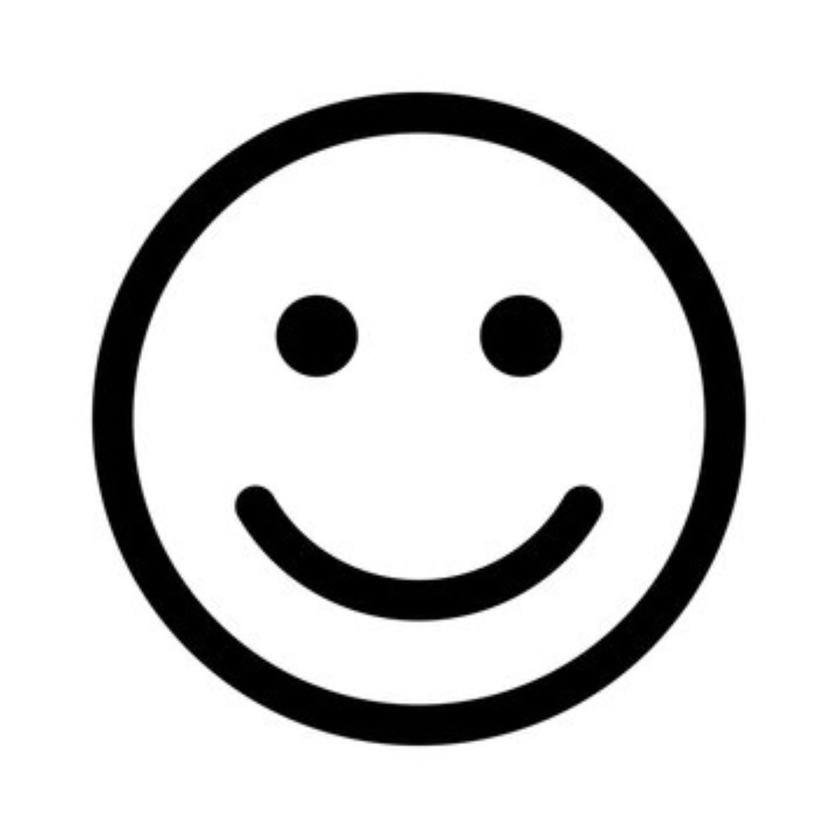
#> input picture smile2.jpg, 840 x 840 px, shrunk from 2048 x 2048 before the run
$ jupyter execute slmGS.ipynb
#> lines starting #> are read from the running program, lines starting #| are printed output that depends on the picture
[cell 1]
import numpy as np
import matplotlib.pyplot as plt
from scipy.fft import fft2, ifft2
import cv2


def amplitude(z):
    return np.abs(z)

def phase(z):
    return np.angle(z)


def gerchberg_saxton(target, iterations):
    A = ifft2(target)
    height,width =target.shape
    source = np.random.rand(height, width) + 1j * np.random.rand(height,width )
    source /= np.abs(source)
    for i in range(iterations):
        B = amplitude(source) * np.exp(1j * phase(A))
        C = fft2(B)
        D = amplitude(target) * np.exp(1j * phase(C))
        A = ifft2(D)

    retrieved_phase = phase(A)
    return retrieved_phase

[cell 2]
#filename = 'images.jpg'
image = 'smile2.jpg'
img = cv2.imread(image, cv2.IMREAD_GRAYSCALE)
#> img is the input picture: shape (840, 840); min 0, max 255, mean 216.4
img = img.astype(float)

# --- Maximum number of iterations
iter = 30

retrievedPhase = gerchberg_saxton(img, iter)
#> in gerchberg_saxton, `retrieved_phase = phase(A)`:
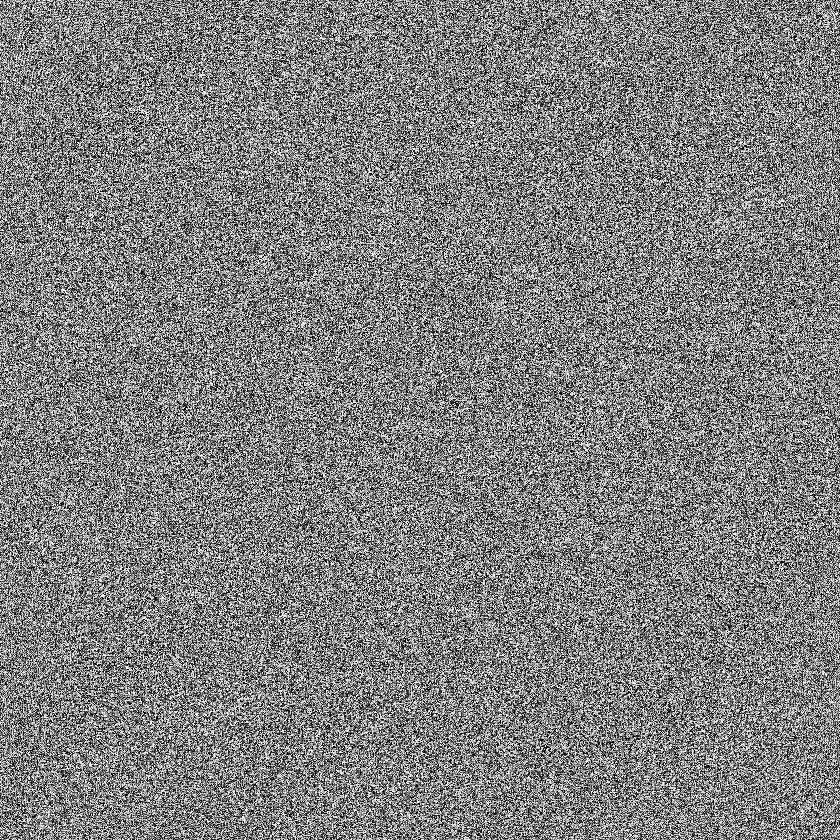
#> retrieved_phase: shape (840, 840) float64; min -3.14, max 3.14, mean -0.000969; drawn with min black and max white

recoveredImage = ifft2(np.exp(-1j*retrievedPhase))
plt.figure(1)

# --- Reference image
plt.subplot(131)
plt.imshow(img)
plt.title('Reference image')

# --- Retrieved Fourier phase
plt.subplot(132)
plt.imshow(retrievedPhase)
plt.title('Retrieved Fourier phase')

plt.subplot(133)

plt.imshow(np.absolute(recoveredImage)**2)
plt.title('Recovered image')

plt.show()
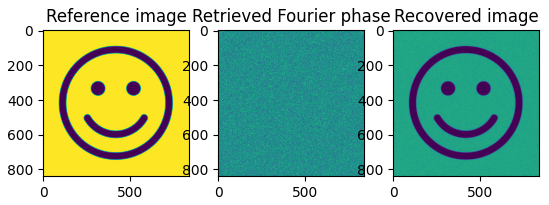
#> figure drawn by matplotlib, 3 panels

[cell 3]
from scipy.fft import *
# Define one-dimensional arrays
Ny,Nx=img.shape
#> Ny = 840; Nx = 840
Lx=0.03
Ly=0.03
x = np.linspace(-Lx/2, Lx/2, Nx)  # 101 points from -5 to 5
#> x = 840 values from -0.015 to 0.015
y = np.linspace(-Ly/2, Ly/2, Ny)
#> y = 840 values from -0.015 to 0.015


wavelength = 0.6328e-6
k = 2 * np.pi / wavelength
w0 = 5e-4
X, Y = np.meshgrid(x, y)
A=1
z0=np.pi*w0**2/wavelength
z=z0
print(z0)

E0 = A * np.exp(-(X**2 + Y**2) / w0**2)


#########################################
fE0=fft2(E0)
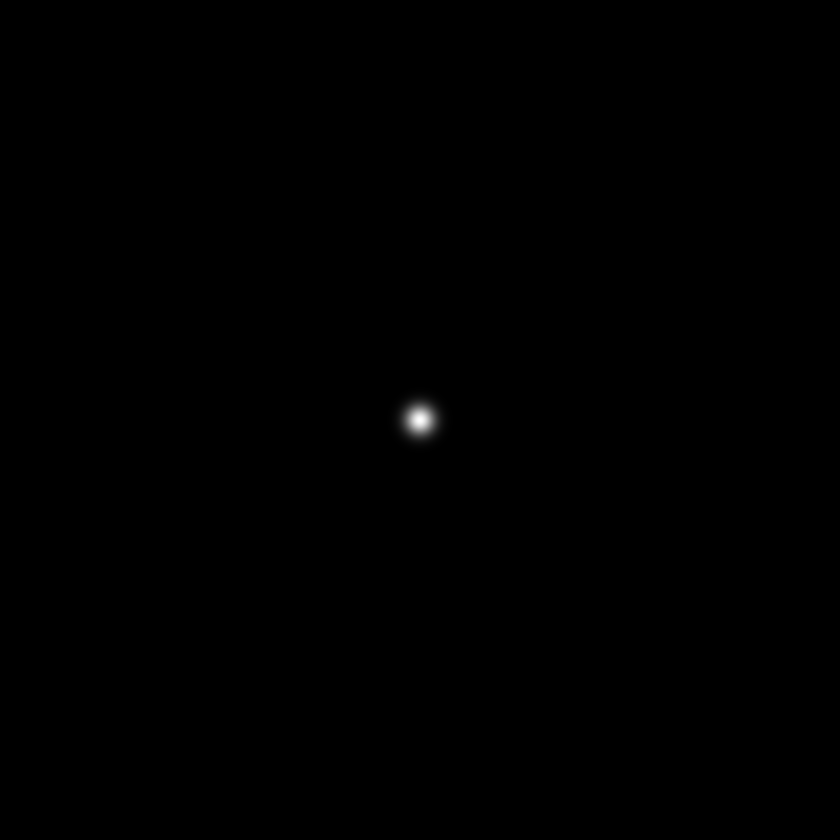
#> E0: shape (840, 840) float64; min 0, max 0.997, mean 0.000871

fx = 2*np.pi*fftfreq(Nx, d=Lx/Nx)
fy = 2*np.pi*fftfreq(Ny, d=Ly/Ny)
Fx, Fy = np.meshgrid(fx, fy)

distprop = np.exp(-1j * k * z * np.sqrt(1 - (wavelength**2 * Fx**2 + wavelength**2 * Fy**2) / (4 * np.pi**2)))


fE0d=distprop*fE0
E0d=ifft2(fE0d)

#####################################
#slm
slm=np.exp(1j*retrievedPhase)

E0dslm=E0d*slm

##########################################
#LENTE

f=0.3
tlente=np.exp(1j*k/(2*f)*(X**2+Y**2))
E0lente=E0dslm*tlente

plt.contourf(X,Y, np.abs(E0lente)**2, cmap='viridis')
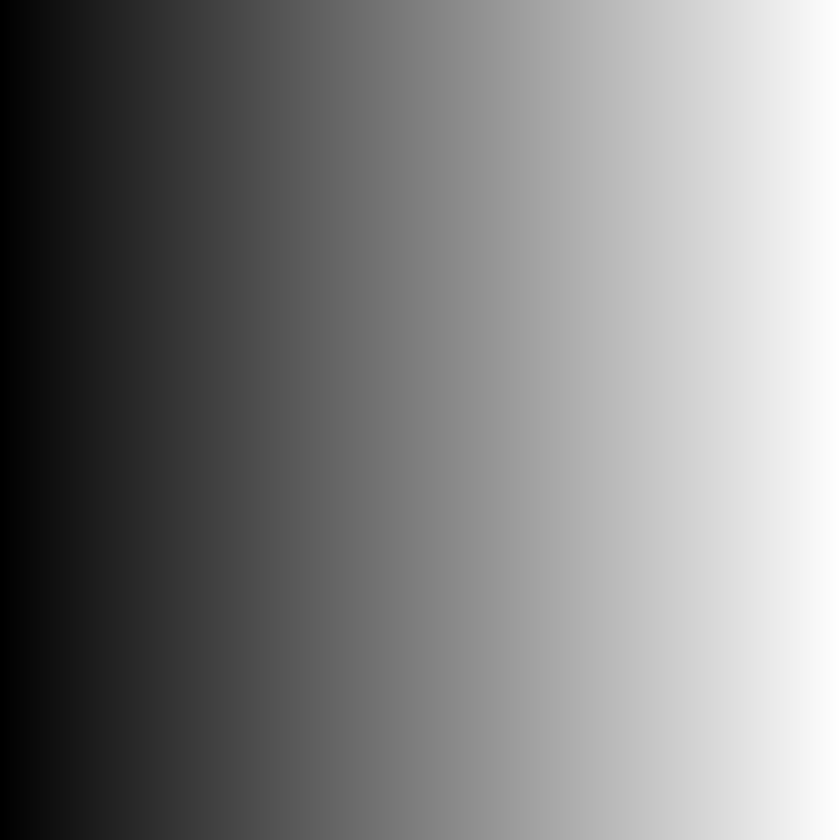
#> X: shape (840, 840) float64; min -0.015, max 0.015, mean 9.69e-19; drawn with min black and max white
plt.colorbar()
plt.xlabel('X-axis')
plt.ylabel('Y-axis')
plt.title('Gaussian Beam')
plt.show()
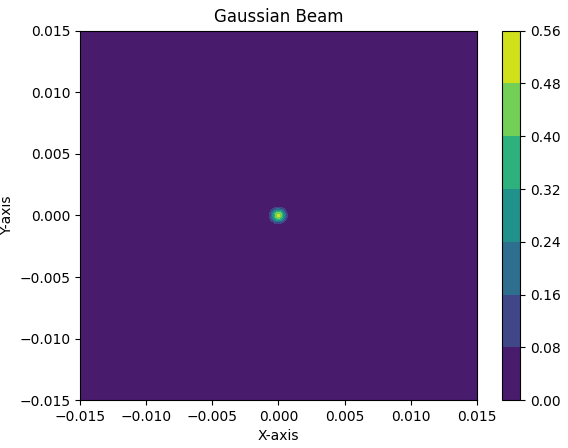
#> figure drawn by matplotlib, 2 panels
################################################
#IR PARA O FOCO

fE0lente=fftshift(fft2(E0lente))

fxl = 2*np.pi*fftfreq(Nx, d=Lx/Nx)
fyl = 2*np.pi*fftfreq(Ny, d=Ly/Ny)
Fxl, Fyl = np.meshgrid(fxl, fyl)

def distproplente(d,k,wavelength,Fx,Fy):
    return np.exp(-1j * k * d * np.sqrt(1 - (wavelength**2 * Fx**2 + wavelength**2 * Fy**2) / (4 * np.pi**2)))


fE0dlentef=distproplente(f,k,wavelength,Fxl,Fyl)*fE0lente


E0dlentef=ifft2(fE0dlentef)


plt.contourf(X, Y, np.abs(E0dlentef)**2, cmap='viridis')
plt.colorbar()
plt.ticklabel_format(style='sci', axis='both', scilimits=(0,0))
#plt.xlim(-0.01, 0.01)
#plt.ylim(-0.01, 0.01)
plt.xlabel('X-axis')
plt.ylabel('Y-axis')
plt.title('Hologram')
plt.show()
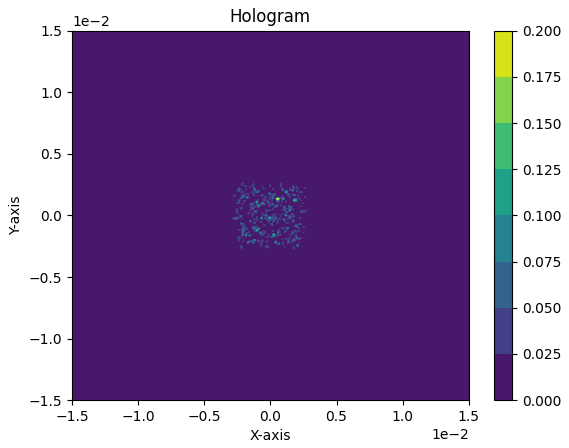
#> figure drawn by matplotlib, 2 panels
